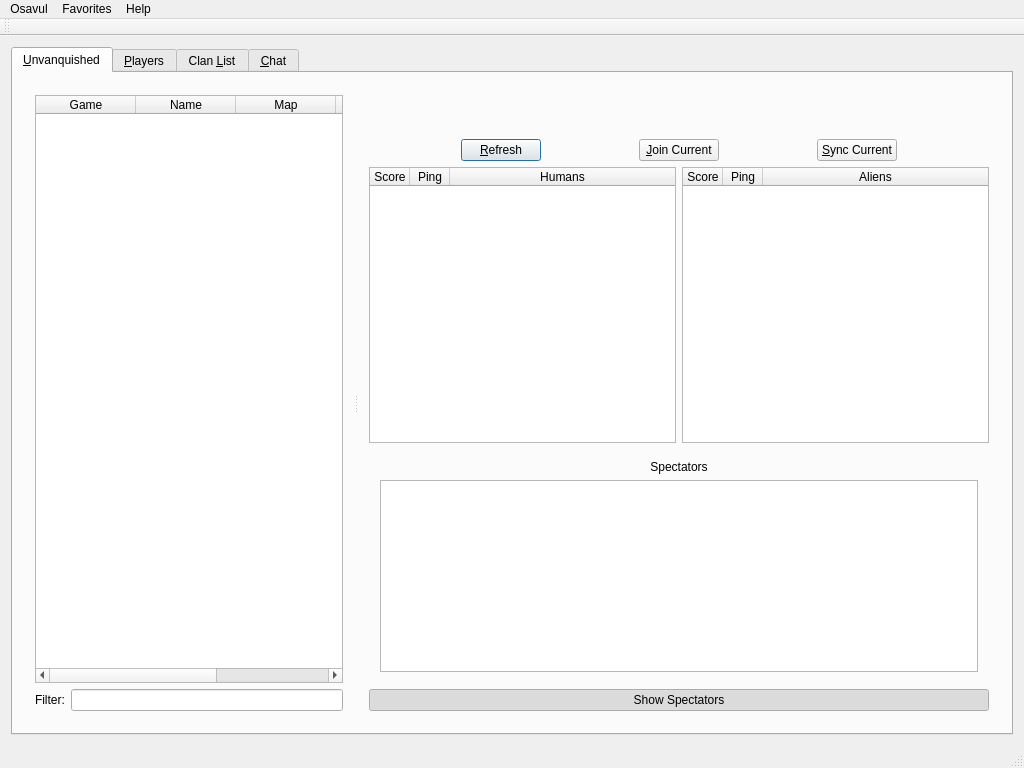
<?xml version="1.0" encoding="UTF-8"?>
<ui version="4.0">
 <class>MainWindow</class>
 <widget class="QMainWindow" name="MainWindow">
  <property name="geometry">
   <rect>
    <x>0</x>
    <y>0</y>
    <width>1024</width>
    <height>768</height>
   </rect>
  </property>
  <property name="windowTitle">
   <string>MainWindow</string>
  </property>
  <widget class="QWidget" name="centralWidget">
   <layout class="QHBoxLayout" name="horizontalLayout_4">
    <item>
     <widget class="QTabWidget" name="tabWidget">
      <property name="tabShape">
       <enum>QTabWidget::Rounded</enum>
      </property>
      <property name="currentIndex">
       <number>0</number>
      </property>
      <property name="tabsClosable">
       <bool>false</bool>
      </property>
      <widget class="QWidget" name="unvTab">
       <attribute name="title">
        <string>&amp;Unvanquished</string>
       </attribute>
       <layout class="QHBoxLayout" name="horizontalLayout_6">
        <item>
         <widget class="QSplitter" name="serverSplitter">
          <property name="orientation">
           <enum>Qt::Horizontal</enum>
          </property>
          <widget class="QWidget" name="layoutWidget">
           <layout class="QVBoxLayout" name="verticalLayout">
            <item>
             <widget class="QTableWidget" name="serverTable">
              <property name="sizePolicy">
               <sizepolicy hsizetype="Expanding" vsizetype="Expanding">
                <horstretch>0</horstretch>
                <verstretch>0</verstretch>
               </sizepolicy>
              </property>
              <property name="contextMenuPolicy">
               <enum>Qt::ActionsContextMenu</enum>
              </property>
              <property name="editTriggers">
               <set>QAbstractItemView::NoEditTriggers</set>
              </property>
              <property name="dragDropOverwriteMode">
               <bool>false</bool>
              </property>
              <property name="alternatingRowColors">
               <bool>true</bool>
              </property>
              <property name="selectionMode">
               <enum>QAbstractItemView::SingleSelection</enum>
              </property>
              <property name="selectionBehavior">
               <enum>QAbstractItemView::SelectRows</enum>
              </property>
              <property name="showGrid">
               <bool>false</bool>
              </property>
              <property name="sortingEnabled">
               <bool>true</bool>
              </property>
              <property name="cornerButtonEnabled">
               <bool>false</bool>
              </property>
              <attribute name="horizontalHeaderCascadingSectionResizes">
               <bool>true</bool>
              </attribute>
              <attribute name="horizontalHeaderShowSortIndicator" stdset="0">
               <bool>true</bool>
              </attribute>
              <attribute name="horizontalHeaderStretchLastSection">
               <bool>true</bool>
              </attribute>
              <attribute name="verticalHeaderVisible">
               <bool>false</bool>
              </attribute>
              <attribute name="verticalHeaderDefaultSectionSize">
               <number>16</number>
              </attribute>
              <attribute name="verticalHeaderHighlightSections">
               <bool>false</bool>
              </attribute>
              <column>
               <property name="text">
                <string>Game</string>
               </property>
               <property name="textAlignment">
                <set>AlignHCenter|AlignVCenter|AlignCenter</set>
               </property>
              </column>
              <column>
               <property name="text">
                <string>Name</string>
               </property>
               <property name="textAlignment">
                <set>AlignHCenter|AlignVCenter|AlignCenter</set>
               </property>
              </column>
              <column>
               <property name="text">
                <string>Map</string>
               </property>
               <property name="textAlignment">
                <set>AlignHCenter|AlignVCenter|AlignCenter</set>
               </property>
              </column>
              <column>
               <property name="text">
                <string>Ping</string>
               </property>
               <property name="textAlignment">
                <set>AlignHCenter|AlignVCenter|AlignCenter</set>
               </property>
              </column>
              <column>
               <property name="text">
                <string>Players</string>
               </property>
               <property name="textAlignment">
                <set>AlignHCenter|AlignVCenter|AlignCenter</set>
               </property>
              </column>
             </widget>
            </item>
            <item>
             <layout class="QHBoxLayout" name="filterLayout">
              <item>
               <widget class="QLabel" name="filterLabel">
                <property name="sizePolicy">
                 <sizepolicy hsizetype="Preferred" vsizetype="Preferred">
                  <horstretch>0</horstretch>
                  <verstretch>0</verstretch>
                 </sizepolicy>
                </property>
                <property name="text">
                 <string>Filter:</string>
                </property>
               </widget>
              </item>
              <item>
               <widget class="QLineEdit" name="filterBar">
                <property name="sizePolicy">
                 <sizepolicy hsizetype="Expanding" vsizetype="Preferred">
                  <horstretch>0</horstretch>
                  <verstretch>0</verstretch>
                 </sizepolicy>
                </property>
               </widget>
              </item>
             </layout>
            </item>
           </layout>
          </widget>
          <widget class="QWidget" name="layoutWidget">
           <layout class="QVBoxLayout" name="rightSideLayout">
            <item>
             <widget class="QLabel" name="serverName">
              <property name="font">
               <font>
                <pointsize>12</pointsize>
                <weight>50</weight>
                <bold>false</bold>
               </font>
              </property>
              <property name="autoFillBackground">
               <bool>false</bool>
              </property>
              <property name="frameShape">
               <enum>QFrame::NoFrame</enum>
              </property>
              <property name="frameShadow">
               <enum>QFrame::Plain</enum>
              </property>
              <property name="lineWidth">
               <number>1</number>
              </property>
              <property name="text">
               <string/>
              </property>
              <property name="alignment">
               <set>Qt::AlignCenter</set>
              </property>
             </widget>
            </item>
            <item>
             <layout class="QHBoxLayout">
              <item>
               <widget class="QLabel" name="serverHost">
                <property name="text">
                 <string/>
                </property>
                <property name="alignment">
                 <set>Qt::AlignCenter</set>
                </property>
               </widget>
              </item>
              <item>
               <widget class="QLabel" name="serverLastUpdate">
                <property name="text">
                 <string/>
                </property>
                <property name="alignment">
                 <set>Qt::AlignCenter</set>
                </property>
               </widget>
              </item>
             </layout>
            </item>
            <item>
             <layout class="QHBoxLayout" name="serverButtons">
              <item>
               <widget class="QPushButton" name="refreshButton">
                <property name="enabled">
                 <bool>true</bool>
                </property>
                <property name="sizePolicy">
                 <sizepolicy hsizetype="Maximum" vsizetype="Maximum">
                  <horstretch>0</horstretch>
                  <verstretch>0</verstretch>
                 </sizepolicy>
                </property>
                <property name="text">
                 <string>&amp;Refresh</string>
                </property>
                <property name="default">
                 <bool>true</bool>
                </property>
                <property name="flat">
                 <bool>false</bool>
                </property>
               </widget>
              </item>
              <item>
               <widget class="QPushButton" name="joinButton">
                <property name="sizePolicy">
                 <sizepolicy hsizetype="Maximum" vsizetype="Maximum">
                  <horstretch>0</horstretch>
                  <verstretch>0</verstretch>
                 </sizepolicy>
                </property>
                <property name="text">
                 <string>&amp;Join Current</string>
                </property>
               </widget>
              </item>
              <item>
               <widget class="QPushButton" name="syncButton">
                <property name="sizePolicy">
                 <sizepolicy hsizetype="Maximum" vsizetype="Maximum">
                  <horstretch>0</horstretch>
                  <verstretch>0</verstretch>
                 </sizepolicy>
                </property>
                <property name="text">
                 <string>&amp;Sync Current</string>
                </property>
               </widget>
              </item>
             </layout>
            </item>
            <item>
             <layout class="QHBoxLayout" name="playerTables">
              <item>
               <widget class="QTableWidget" name="humanTable">
                <property name="sizePolicy">
                 <sizepolicy hsizetype="Expanding" vsizetype="Expanding">
                  <horstretch>0</horstretch>
                  <verstretch>0</verstretch>
                 </sizepolicy>
                </property>
                <property name="horizontalScrollBarPolicy">
                 <enum>Qt::ScrollBarAsNeeded</enum>
                </property>
                <property name="editTriggers">
                 <set>QAbstractItemView::NoEditTriggers</set>
                </property>
                <property name="selectionMode">
                 <enum>QAbstractItemView::NoSelection</enum>
                </property>
                <property name="selectionBehavior">
                 <enum>QAbstractItemView::SelectRows</enum>
                </property>
                <property name="showGrid">
                 <bool>false</bool>
                </property>
                <property name="gridStyle">
                 <enum>Qt::CustomDashLine</enum>
                </property>
                <property name="sortingEnabled">
                 <bool>false</bool>
                </property>
                <property name="wordWrap">
                 <bool>false</bool>
                </property>
                <attribute name="horizontalHeaderCascadingSectionResizes">
                 <bool>false</bool>
                </attribute>
                <attribute name="horizontalHeaderDefaultSectionSize">
                 <number>40</number>
                </attribute>
                <attribute name="horizontalHeaderMinimumSectionSize">
                 <number>40</number>
                </attribute>
                <attribute name="horizontalHeaderStretchLastSection">
                 <bool>true</bool>
                </attribute>
                <attribute name="verticalHeaderVisible">
                 <bool>false</bool>
                </attribute>
                <attribute name="verticalHeaderDefaultSectionSize">
                 <number>20</number>
                </attribute>
                <attribute name="verticalHeaderMinimumSectionSize">
                 <number>10</number>
                </attribute>
                <column>
                 <property name="text">
                  <string>Score</string>
                 </property>
                </column>
                <column>
                 <property name="text">
                  <string>Ping</string>
                 </property>
                </column>
                <column>
                 <property name="text">
                  <string>Humans</string>
                 </property>
                </column>
               </widget>
              </item>
              <item>
               <widget class="QTableWidget" name="alienTable">
                <property name="sizePolicy">
                 <sizepolicy hsizetype="Expanding" vsizetype="Expanding">
                  <horstretch>0</horstretch>
                  <verstretch>0</verstretch>
                 </sizepolicy>
                </property>
                <property name="editTriggers">
                 <set>QAbstractItemView::NoEditTriggers</set>
                </property>
                <property name="selectionMode">
                 <enum>QAbstractItemView::NoSelection</enum>
                </property>
                <property name="selectionBehavior">
                 <enum>QAbstractItemView::SelectRows</enum>
                </property>
                <property name="showGrid">
                 <bool>false</bool>
                </property>
                <property name="gridStyle">
                 <enum>Qt::CustomDashLine</enum>
                </property>
                <property name="sortingEnabled">
                 <bool>false</bool>
                </property>
                <property name="wordWrap">
                 <bool>false</bool>
                </property>
                <attribute name="horizontalHeaderCascadingSectionResizes">
                 <bool>false</bool>
                </attribute>
                <attribute name="horizontalHeaderDefaultSectionSize">
                 <number>40</number>
                </attribute>
                <attribute name="horizontalHeaderMinimumSectionSize">
                 <number>40</number>
                </attribute>
                <attribute name="horizontalHeaderStretchLastSection">
                 <bool>true</bool>
                </attribute>
                <attribute name="verticalHeaderVisible">
                 <bool>false</bool>
                </attribute>
                <attribute name="verticalHeaderDefaultSectionSize">
                 <number>20</number>
                </attribute>
                <attribute name="verticalHeaderMinimumSectionSize">
                 <number>10</number>
                </attribute>
                <column>
                 <property name="text">
                  <string>Score</string>
                 </property>
                </column>
                <column>
                 <property name="text">
                  <string>Ping</string>
                 </property>
                </column>
                <column>
                 <property name="text">
                  <string>Aliens</string>
                 </property>
                </column>
               </widget>
              </item>
             </layout>
            </item>
            <item>
             <widget class="QWidget" name="spectatorWidget" native="true">
              <property name="enabled">
               <bool>true</bool>
              </property>
              <layout class="QVBoxLayout" name="verticalLayout_3">
               <item>
                <widget class="QLabel" name="spectatorsLabel">
                 <property name="text">
                  <string>Spectators</string>
                 </property>
                 <property name="alignment">
                  <set>Qt::AlignCenter</set>
                 </property>
                 <property name="textInteractionFlags">
                  <set>Qt::NoTextInteraction</set>
                 </property>
                </widget>
               </item>
               <item>
                <widget class="QListWidget" name="spectatorList">
                 <property name="sizePolicy">
                  <sizepolicy hsizetype="Expanding" vsizetype="Maximum">
                   <horstretch>0</horstretch>
                   <verstretch>0</verstretch>
                  </sizepolicy>
                 </property>
                 <property name="editTriggers">
                  <set>QAbstractItemView::NoEditTriggers</set>
                 </property>
                 <property name="selectionMode">
                  <enum>QAbstractItemView::NoSelection</enum>
                 </property>
                </widget>
               </item>
              </layout>
             </widget>
            </item>
            <item>
             <widget class="QPushButton" name="showSpectatorsButton">
              <property name="sizePolicy">
               <sizepolicy hsizetype="Expanding" vsizetype="Fixed">
                <horstretch>0</horstretch>
                <verstretch>0</verstretch>
               </sizepolicy>
              </property>
              <property name="text">
               <string>Show Spectators</string>
              </property>
              <property name="checkable">
               <bool>true</bool>
              </property>
              <property name="checked">
               <bool>true</bool>
              </property>
              <property name="autoDefault">
               <bool>false</bool>
              </property>
              <property name="default">
               <bool>false</bool>
              </property>
              <property name="flat">
               <bool>false</bool>
              </property>
             </widget>
            </item>
           </layout>
          </widget>
         </widget>
        </item>
       </layout>
      </widget>
      <widget class="QWidget" name="playersTab">
       <attribute name="title">
        <string>&amp;Players</string>
       </attribute>
       <layout class="QHBoxLayout" name="horizontalLayout_2">
        <item>
         <layout class="QVBoxLayout" name="playersLayout">
          <item>
           <layout class="QHBoxLayout" name="playerFilterLayout">
            <item>
             <widget class="QLabel" name="playerFilterLabel">
              <property name="text">
               <string>&amp;Filter:</string>
              </property>
              <property name="buddy">
               <cstring>playerFilterLineEdit</cstring>
              </property>
             </widget>
            </item>
            <item>
             <widget class="QLineEdit" name="playerFilterLineEdit"/>
            </item>
           </layout>
          </item>
          <item>
           <widget class="QTreeWidget" name="playerTreeWidget">
            <property name="animated">
             <bool>true</bool>
            </property>
            <attribute name="headerVisible">
             <bool>false</bool>
            </attribute>
            <column>
             <property name="text">
              <string notr="true">1</string>
             </property>
            </column>
           </widget>
          </item>
         </layout>
        </item>
       </layout>
      </widget>
      <widget class="QWidget" name="clanTab">
       <attribute name="title">
        <string>Clan &amp;List</string>
       </attribute>
       <layout class="QHBoxLayout" name="horizontalLayout">
        <item>
         <widget class="QTableWidget" name="clanTableWidget">
          <property name="editTriggers">
           <set>QAbstractItemView::NoEditTriggers</set>
          </property>
          <property name="selectionMode">
           <enum>QAbstractItemView::NoSelection</enum>
          </property>
          <property name="showGrid">
           <bool>false</bool>
          </property>
          <attribute name="horizontalHeaderVisible">
           <bool>true</bool>
          </attribute>
          <attribute name="horizontalHeaderCascadingSectionResizes">
           <bool>true</bool>
          </attribute>
          <attribute name="horizontalHeaderShowSortIndicator" stdset="0">
           <bool>true</bool>
          </attribute>
          <attribute name="horizontalHeaderStretchLastSection">
           <bool>true</bool>
          </attribute>
          <attribute name="verticalHeaderVisible">
           <bool>false</bool>
          </attribute>
          <attribute name="verticalHeaderHighlightSections">
           <bool>false</bool>
          </attribute>
          <column>
           <property name="text">
            <string>Name</string>
           </property>
          </column>
          <column>
           <property name="text">
            <string>Tag</string>
           </property>
          </column>
          <column>
           <property name="text">
            <string>IRC channel</string>
           </property>
          </column>
          <column>
           <property name="text">
            <string>URL</string>
           </property>
          </column>
         </widget>
        </item>
       </layout>
      </widget>
      <widget class="QWidget" name="chatTab">
       <attribute name="title">
        <string>&amp;Chat</string>
       </attribute>
       <layout class="QVBoxLayout" name="verticalLayout_2">
        <item>
         <widget class="QTabWidget" name="ircTabWidget">
          <property name="tabPosition">
           <enum>QTabWidget::East</enum>
          </property>
          <property name="tabShape">
           <enum>QTabWidget::Rounded</enum>
          </property>
          <property name="currentIndex">
           <number>0</number>
          </property>
          <property name="elideMode">
           <enum>Qt::ElideNone</enum>
          </property>
          <property name="tabsClosable">
           <bool>true</bool>
          </property>
          <property name="movable">
           <bool>true</bool>
          </property>
          <widget class="QWidget" name="ircServerTab">
           <property name="enabled">
            <bool>true</bool>
           </property>
           <attribute name="title">
            <string>Server Co&amp;mm</string>
           </attribute>
           <layout class="QHBoxLayout" name="horizontalLayout_3">
            <item>
             <layout class="QVBoxLayout" name="ircMainLayout">
              <item>
               <layout class="QHBoxLayout" name="ircButtonsLayout">
                <item>
                 <widget class="QPushButton" name="ircConnectButton">
                  <property name="text">
                   <string>C&amp;onnect</string>
                  </property>
                  <property name="checkable">
                   <bool>false</bool>
                  </property>
                 </widget>
                </item>
                <item>
                 <widget class="QPushButton" name="ircJoinButton">
                  <property name="enabled">
                   <bool>false</bool>
                  </property>
                  <property name="text">
                   <string>&amp;Join Channel…</string>
                  </property>
                 </widget>
                </item>
                <item>
                 <widget class="QPushButton" name="ircNickButton">
                  <property name="enabled">
                   <bool>false</bool>
                  </property>
                  <property name="text">
                   <string>Change &amp;Nick…</string>
                  </property>
                 </widget>
                </item>
                <item>
                 <widget class="QPushButton" name="ircQueryButton">
                  <property name="enabled">
                   <bool>false</bool>
                  </property>
                  <property name="text">
                   <string>&amp;Query User…</string>
                  </property>
                 </widget>
                </item>
               </layout>
              </item>
              <item>
               <widget class="QTextEdit" name="ircDisplayArea">
                <property name="sizePolicy">
                 <sizepolicy hsizetype="Expanding" vsizetype="Expanding">
                  <horstretch>5</horstretch>
                  <verstretch>0</verstretch>
                 </sizepolicy>
                </property>
                <property name="acceptDrops">
                 <bool>false</bool>
                </property>
                <property name="locale">
                 <locale language="C" country="AnyCountry"/>
                </property>
                <property name="undoRedoEnabled">
                 <bool>false</bool>
                </property>
                <property name="readOnly">
                 <bool>true</bool>
                </property>
                <property name="textInteractionFlags">
                 <set>Qt::LinksAccessibleByMouse|Qt::TextSelectableByMouse</set>
                </property>
               </widget>
              </item>
             </layout>
            </item>
           </layout>
          </widget>
         </widget>
        </item>
       </layout>
      </widget>
     </widget>
    </item>
   </layout>
  </widget>
  <widget class="QMenuBar" name="menuBar">
   <property name="geometry">
    <rect>
     <x>0</x>
     <y>0</y>
     <width>1024</width>
     <height>19</height>
    </rect>
   </property>
   <widget class="QMenu" name="menuOsavul">
    <property name="title">
     <string>Osavul</string>
    </property>
    <addaction name="actionPreferences"/>
    <addaction name="separator"/>
    <addaction name="actionQuit"/>
   </widget>
   <widget class="QMenu" name="menuHelp">
    <property name="title">
     <string>Help</string>
    </property>
    <addaction name="actionAbout_Osavul"/>
    <addaction name="actionAbout_Qt"/>
   </widget>
   <widget class="QMenu" name="menuFavorites">
    <property name="enabled">
     <bool>true</bool>
    </property>
    <property name="title">
     <string>Favorites</string>
    </property>
    <addaction name="separator"/>
    <addaction name="actionManage_Favorites"/>
   </widget>
   <addaction name="menuOsavul"/>
   <addaction name="menuFavorites"/>
   <addaction name="menuHelp"/>
  </widget>
  <widget class="QToolBar" name="mainToolBar">
   <attribute name="toolBarArea">
    <enum>TopToolBarArea</enum>
   </attribute>
   <attribute name="toolBarBreak">
    <bool>false</bool>
   </attribute>
  </widget>
  <widget class="QStatusBar" name="statusBar"/>
  <action name="actionPreferences">
   <property name="text">
    <string>Preferences</string>
   </property>
  </action>
  <action name="actionRestore">
   <property name="text">
    <string>Restore</string>
   </property>
  </action>
  <action name="actionQuit">
   <property name="text">
    <string>Quit</string>
   </property>
   <property name="shortcut">
    <string>Ctrl+Q</string>
   </property>
  </action>
  <action name="actionAdd_to_Favorites">
   <property name="text">
    <string>Add to Favorites</string>
   </property>
   <property name="toolTip">
    <string>Add to Favorites</string>
   </property>
   <property name="shortcut">
    <string>Alt+F</string>
   </property>
  </action>
  <action name="actionUser_s_Manual">
   <property name="text">
    <string>User's Manual</string>
   </property>
  </action>
  <action name="actionAbout_Osavul">
   <property name="text">
    <string>About Osavul</string>
   </property>
  </action>
  <action name="actionAbout_Qt">
   <property name="text">
    <string>About Qt</string>
   </property>
  </action>
  <action name="actionManage_Favorites">
   <property name="text">
    <string>Manage Favorites…</string>
   </property>
  </action>
 </widget>
 <layoutdefault spacing="6" margin="11"/>
 <resources/>
 <connections>
  <connection>
   <sender>showSpectatorsButton</sender>
   <signal>clicked(bool)</signal>
   <receiver>spectatorWidget</receiver>
   <slot>setShown(bool)</slot>
   <hints>
    <hint type="sourcelabel">
     <x>737</x>
     <y>735</y>
    </hint>
    <hint type="destinationlabel">
     <x>751</x>
     <y>496</y>
    </hint>
   </hints>
  </connection>
 </connections>
 <designerdata>
  <property name="gridDeltaX">
   <number>10</number>
  </property>
  <property name="gridDeltaY">
   <number>10</number>
  </property>
  <property name="gridSnapX">
   <bool>true</bool>
  </property>
  <property name="gridSnapY">
   <bool>true</bool>
  </property>
  <property name="gridVisible">
   <bool>true</bool>
  </property>
 </designerdata>
</ui>
